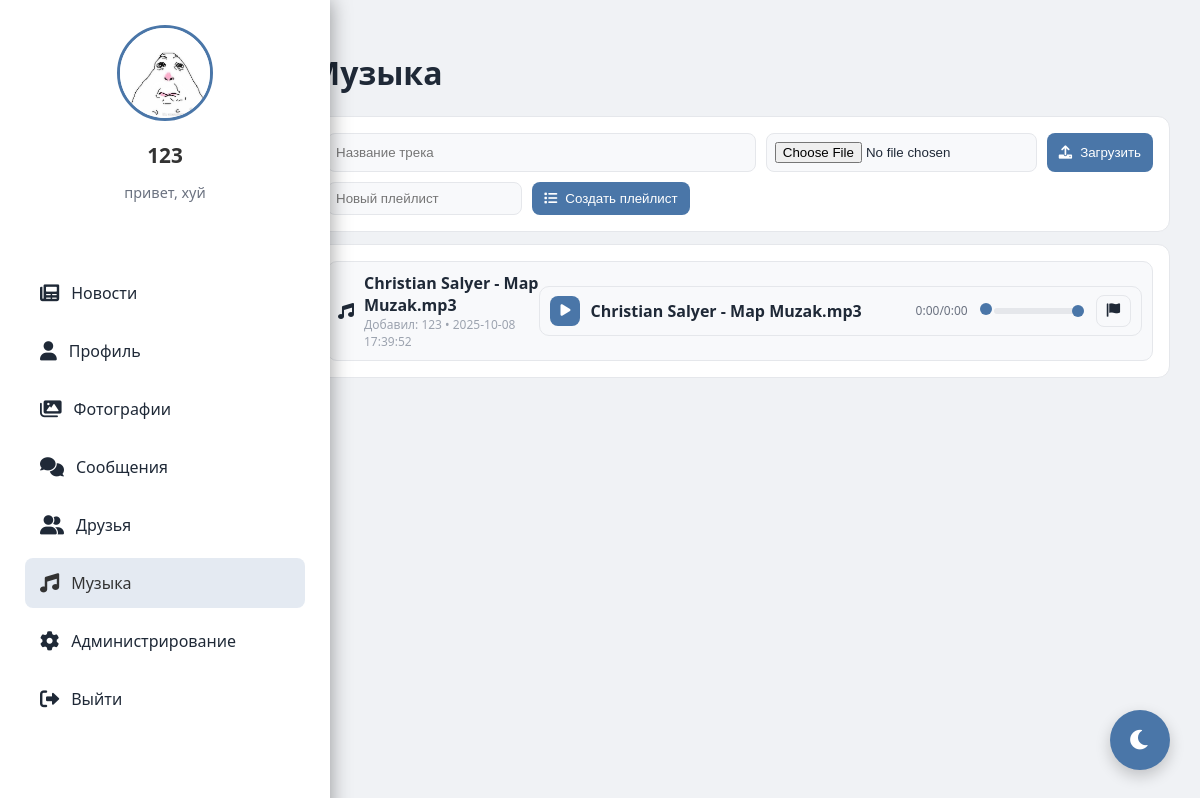
Screenshot of /music (signed in) with the database file from the repository.
### tables this page shows
CREATE TABLE users (
                id INTEGER PRIMARY KEY AUTOINCREMENT,
                username TEXT UNIQUE NOT NULL,
                password TEXT NOT NULL,
                email TEXT,
                bio TEXT,
                avatar TEXT, role TEXT DEFAULT 'user' CHECK(role IN ('admin', 'moderator', 'user')), is_online BOOLEAN DEFAULT FALSE, last_seen DATETIME, banner TEXT, is_blocked BOOLEAN DEFAULT 0, block_reason TEXT);

CREATE TABLE music (
                 id INTEGER PRIMARY KEY AUTOINCREMENT,
                 user_id INTEGER NOT NULL,
                 filename TEXT NOT NULL,
                 title TEXT,
                 uploaded_at DATETIME DEFAULT CURRENT_TIMESTAMP,
                 FOREIGN KEY(user_id) REFERENCES users(id));

### routes/music.py (the view)
@bp.route('/music')
def music_index():
    if 'user_id' not in session:
        return redirect(url_for('auth.index'))
    conn = get_db(); c = conn.cursor()
    c.execute('SELECT id, username, email, bio, avatar, role FROM users WHERE id=?', (session['user_id'],))
    me = c.fetchone()
    current_user = None
    if me:
        current_user = {
            'id': me['id'],
            'username': me['username'],
            'email': me['email'],
            'bio': me['bio'],
            'avatar': me['avatar'],
            'role': me['role'],
        }
    c.execute('''SELECT m.id, m.filename, m.title, m.uploaded_at, u.username
                 FROM music m JOIN users u ON m.user_id=u.id
                 ORDER BY m.uploaded_at DESC''')
    tracks = c.fetchall(); conn.close()
    return render_template('music.html', current_user=current_user, tracks=tracks, active_page='music')

### app.py (called while the page is built)
def _gen_csrf_token():
    import secrets
    token = session.get('_csrf_token')
    if not token:
        token = secrets.token_urlsafe(32)
        session['_csrf_token'] = token
    return token

@app.context_processor
def inject_csrf():
    return {'csrf_token': _gen_csrf_token()}

@app.before_request
def csrf_protect():
    if request.method in ('POST','PUT','PATCH','DELETE'):
        if request.path.startswith('/socket.io') or request.path.startswith('/static'):
            return None
        if request.endpoint in {'auth.index'}:
            if not session.get('_csrf_token'):
                return None
        token = None
        token = request.headers.get('X-CSRFToken') or request.headers.get('X-CSRF-Token')
        if not token:
            token = request.form.get('csrf_token') or request.args.get('csrf_token')
        if not token and request.is_json:
            try:
                token = (request.get_json(silent=True) or {}).get('csrf_token')
            except Exception:
                token = None
        if not token or token != session.get('_csrf_token'):
            return ('CSRF token missing or invalid', 400)

@app.before_request
def enforce_account_block():
    try:
        if request.path.startswith('/static') or request.path.startswith('/socket.io'):
            return None
        if request.endpoint in {'auth.blocked', 'auth.index', 'static.static_files'}:
            return None
        if 'user_id' not in session:
            return None
        from models import get_db
        conn = get_db()
        c = conn.cursor()
        c.execute('SELECT is_blocked, block_reason FROM users WHERE id = ?', (session['user_id'],))
        row = c.fetchone()
        conn.close()
        if row and row['is_blocked']:
            reason = row['block_reason'] or 'Профиль заблокирован администратором'
            return render_template('blocked.html', reason=reason)
    except Exception:
        return None

### models.py (called while the page is built)
def get_db():
    conn = sqlite3.connect('social_network.db')
    conn.row_factory = sqlite3.Row
    return conn

### templates/music.html (shortened to what this page needs)
<!DOCTYPE html>
<html>
<head>
    <link href="https://cdnjs.cloudflare.com/ajax/libs/font-awesome/6.0.0/css/all.min.css" rel="stylesheet">
    </head>
<body>
    <div class="app">
        <div class="sidebar">
            <div class="profile-card">
                <img src="{{ url_for('static', filename='uploads/' + current_user.avatar) if current_user and current_user.avatar else url_for('static', filename='uploads/default_avatar.png') }}" alt="Avatar">
                <h3>{{ current_user.username if current_user else 'Профиль' }}</h3>
                <p>{{ current_user.bio if current_user else '' }}</p>
            </div>
            <div class="nav">
                <a href="{{ url_for('feed.feed') }}"><i class="fas fa-newspaper"></i> Новости</a>
                <a href="{{ url_for('profile.profile') }}"><i class="fas fa-user"></i> Профиль</a>
                <a href="{{ url_for('gallery.gallery') }}"><i class="fas fa-images"></i> Фотографии</a>
                <a href="{{ url_for('messages.messages') }}"><i class="fas fa-comments"></i> Сообщения</a>
                <a href="{{ url_for('friends.friends') }}"><i class="fas fa-user-friends"></i> Друзья</a>
                <a href="{{ url_for('music.music_index') }}" class="active"><i class="fas fa-music"></i> Музыка</a>
                {% if current_user and current_user.role in ['admin','moderator'] %}
                <a href="{{ url_for('admin.admin') }}"><i class="fas fa-cog"></i> Администрирование</a>
                {% endif %}
                <a href="{{ url_for('static.logout') }}"><i class="fas fa-sign-out-alt"></i> Выйти</a>
            </div>
        </div>
        <div class="content">
    <div class="wrap">
        <h1>Музыка</h1>
        <div class="panel" style="margin-bottom:12px;">
            <form method="POST" action="{{ url_for('music.music_upload') }}" enctype="multipart/form-data" class="grid" style="grid-template-columns:1fr auto auto;">
                <input type="text" name="title" placeholder="Название трека">
                <input type="file" name="file" accept="audio/*">
                <button class="btn" type="submit"><i class="fas fa-upload"></i> Загрузить</button>
            </form>
            <form method="POST" action="{{ url_for('music.playlist_create') }}" style="margin-top:10px; display:flex; gap:10px;">
                <input type="text" name="title" placeholder="Новый плейлист">
                <button class="btn" type="submit"><i class="fas fa-list"></i> Создать плейлист</button>
            </form>
        </div>
        <div class="panel">
            {% for t in tracks %}
            <div class="row">
                <div class="meta">
                    <i class="fas fa-music"></i>
                    <div>
                        <div style="font-weight:600">{{ t['title'] or t['filename'] }}</div>
                        <div style="font-size:12px;color:#9ca3af">Добавил: {{ t['username'] }} • {{ t['uploaded_at'] }}</div>
                    </div>
                </div>
                <div style="display:flex;flex-direction:column;gap:8px;align-items:flex-end;">
                    <div class="player" data-audio-id="track-{{ t['id'] }}">
                        <button class="pbtn play"><i class="fas fa-play"></i></button>
                        <div class="p-title">{{ t['title'] or t['filename'] }}</div>
                        <div class="p-time"><span class="cur">0:00</span>/<span class="dur">0:00</span></div>
                        <div class="p-progress"><input type="range" class="p-seek" min="0" max="1000" value="0"></div>
                        <input class="p-vol" type="range" min="0" max="1" step="0.01" value="1">
                        <button class="pbtn secondary" onclick="openReportModal({{ t['id'] }})"><i class="fas fa-flag"></i></button>
                    </div>
                </div>
            </div>
            {% else %}
            <div style="color:#9ca3af">Треков пока нет</div>
            {% endfor %}
    </div>
    <button class="theme-toggle" id="themeToggle"><i class="fas fa-moon"></i></button>
        </div>
    </div>
</body>
</html>

### static/css/hud.css (style rules this page uses)
.sidebar { width:280px; position:fixed; left:0; top:0; height:100vh; padding:25px; background: var(--sidebar-bg, var(--bg-secondary, #ffffff)); color: var(--text-color, var(--text-primary, #333)); box-shadow: 0 0 15px var(--shadow-color, rgba(0,0,0,0.05)); z-index:100; }
.content { margin-left:280px; }
.profile-card { text-align:center; padding-bottom:25px; border-bottom:1px solid var(--border-color, #eaeaea); margin-bottom:25px; }
.profile-card img { width:90px; height:90px; border-radius:50%; object-fit:cover; border:3px solid var(--primary-color, #4a76a8); }
.profile-card h3 { margin:15px 0 5px; font-size:1.3rem; }
.profile-card p { color: var(--secondary-text, var(--text-secondary, #777)); font-size:0.9rem; }
.nav { margin-top:15px; }
.nav a { display:flex; align-items:center; padding:14px 15px; text-decoration:none; border-radius:8px; margin-bottom:8px; color: var(--text-color, var(--text-primary, #333)); transition: all .2s; }
.nav a.active { background: var(--nav-active-bg, rgba(74,118,168,.15)); color: var(--text-color, var(--text-primary,#333)); }
.sidebar .nav a.active { background: var(--nav-active-bg, rgba(74,118,168,.15)); color: var(--text-color, var(--text-primary,#333)); }
.nav a i { margin-right:12px; font-size:1.2rem; }

### rows the page displays
users: avatar (picture), username "123", bio "привет, хуй"
music: title "Christian Salyer - Map Muzak.mp3", username "123", uploaded_at "2025-10-08 17:39:52"
